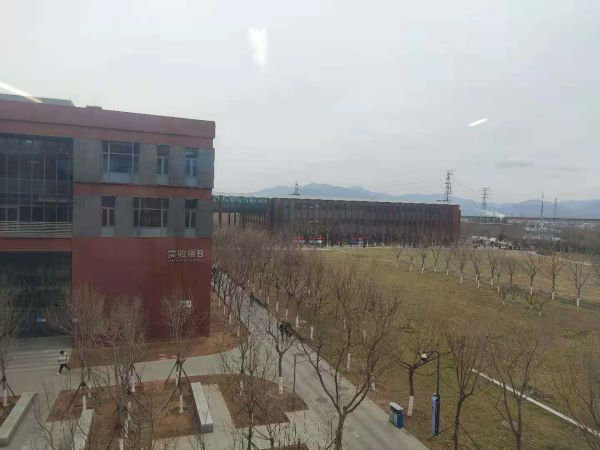
#> input picture SIFT/4.jpg, 600 x 450 px
$ python stitching.py
#> lines starting #> are read from the running program, lines starting #| are printed output that depends on the picture; after the words box and inside, x2 and y2 are one past the last pixel; in counts of white or black regions, pixels touching at a corner belong together
# @Start date : 2021/11/29

# @Last update date : 2021/11/29

# @Author : jc

# @File : stitching

# @Software: PyCharm

import cv2
import numpy as np


def cv_show(name, image):
    cv2.imshow(name, image)
    cv2.waitKey(0)
    cv2.destroyAllWindows()


def detectAndDescribe(image):
    # 将彩色图片转换成灰度图
    gray = cv2.cvtColor(image, cv2.COLOR_BGR2GRAY)
    # 建立SIFT生成器
    descriptor = cv2.SIFT_create()
    # 检测SIFT特征点，并计算描述子
    (kps, features) = descriptor.detectAndCompute(image, None)
    # 将结果转换成NumPy数组
    kps = np.float32([kp.pt for kp in kps])
    # 返回特征点集，及对应的描述特征
    return (kps, features)

def matchKeypoints(kpsA, kpsB, featuresA, featuresB, ratio = 0.75, reprojThresh = 4.0):
    # 建立暴力匹配器
    matcher = cv2.BFMatcher()
    # 使用KNN检测来自A、B图的SIFT特征匹配对，K=2
    rawMatches = matcher.knnMatch(featuresA, featuresB, 2)
    matches = []
    for m in rawMatches:
        # 当最近距离跟次近距离的比值小于ratio值时，保留此匹配对
        if len(m) == 2 and m[0].distance < m[1].distance * ratio:
        # 存储两个点在featuresA, featuresB中的索引值
            matches.append((m[0].trainIdx, m[0].queryIdx))
        # 当筛选后的匹配对大于4时，计算视角变换矩阵
    if len(matches) > 4:
        # 获取匹配对的点坐标
        ptsA = np.float32([kpsA[i] for (_, i) in matches])
        ptsB = np.float32([kpsB[i] for (i, _) in matches])
        # 计算视角变换矩阵
        (H, status) = cv2.findHomography(ptsA, ptsB, cv2.RANSAC, reprojThresh)
        # 返回结果
        return (matches, H, status)
    # 如果匹配对小于4时，返回None
    return None

def drawMatches(imageA, imageB, kpsA, kpsB, matches, status):
    # 初始化可视化图片，将A、B图左右连接到一起
    (hA, wA) = imageA.shape[:2]
    (hB, wB) = imageB.shape[:2]
    vis = np.zeros((max(hA, hB), wA + wB, 3), dtype="uint8")
    vis[0:hA, 0:wA] = imageA
    vis[0:hB, wA:] = imageB
    # 联合遍历，画出匹配对
    for ((trainIdx, queryIdx), s) in zip(matches, status):
        # 当点对匹配成功时，画到可视化图上
        if s == 1:
            # 画出匹配对
            ptA = (int(kpsA[queryIdx][0]), int(kpsA[queryIdx][1]))
            ptB = (int(kpsB[trainIdx][0]) + wA, int(kpsB[trainIdx][1]))
            cv2.line(vis, ptA, ptB, (0, 255, 0), 1)
    # cv_show("drawImg", vis)
    # 返回可视化结果
    return vis

def stitch(imageA,imageB, ratio=0.9, reprojThresh=4.0,showMatches=False):
    #检测A、B图片的SIFT关键特征点，并计算特征描述子
    (kpsA, featuresA) = detectAndDescribe(imageA)
    (kpsB, featuresB) = detectAndDescribe(imageB)
    # 匹配两张图片的所有特征点，返回匹配结果
    M = matchKeypoints(kpsA, kpsB, featuresA, featuresB, ratio, reprojThresh)
    # 如果返回结果为空，没有匹配成功的特征点，退出算法
    if M is None:
        return None
    # 否则，提取匹配结果
    # H是3x3视角变换矩阵
    (matches, H, status) = M
    # 将图片A进行视角变换，result是变换后图片
    result = cv2.warpPerspective(imageA, H, (imageA.shape[1] + imageB.shape[1], imageA.shape[0]))
    cv_show('result', result)
    # 将图片B传入result图片最左端
    result[0:imageB.shape[0], 0:imageB.shape[1]] = imageB
    cv_show('result', result)
    # 检测是否需要显示图片匹配
    if showMatches:
        # 生成匹配图片
        vis = drawMatches(imageA, imageB, kpsA, kpsB, matches, status)
        # 返回结果
        return (result, vis)
    # 返回匹配结果
    return result

if __name__ == "__main__":
    # 读取图像
    imageA = cv2.imread('4.jpg')
#> imageA is the input picture: shape (450, 600, 3); mean B, G, R 132.2, 137.3, 141
    cv_show("imageA", imageA)
    imageB = cv2.imread('3.jpg')
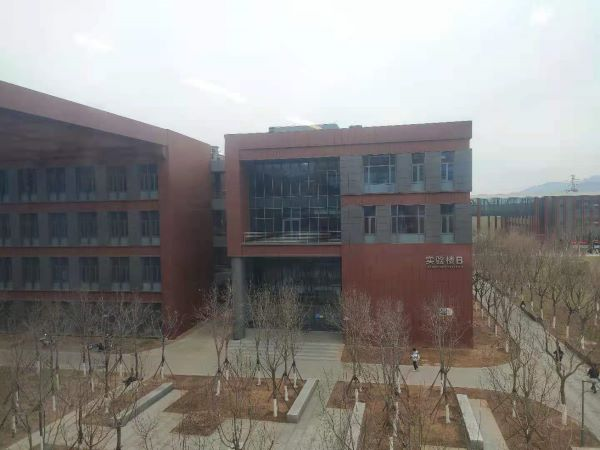
#> input picture SIFT/3.jpg, 600 x 450 px
#> imageB is the input picture: shape (450, 600, 3); mean B, G, R 132.8, 135.3, 138.3
    cv_show("imageB", imageB)
    # 计算SIFT特征点和特征向量
    (kpsA, featuresA) = detectAndDescribe(imageA)
#> in detectAndDescribe, `gray = cv2.cvtColor(image, cv2.COLOR_BGR2GRAY)`:
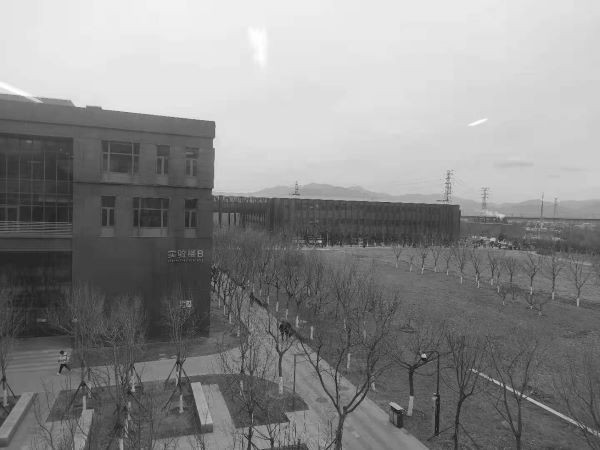
#> gray: shape (450, 600); min 17, max 255, mean 137.8
#> in detectAndDescribe, `(kps, features) = descriptor.detectAndCompute(image, None)`: kps = 659 keypoints; strongest (x, y, size): (320, 241, 1.9), (524, 396, 1.9), (519, 393, 1.8), (398, 407, 3.7)
#> in detectAndDescribe, `kps = np.float32([kp.pt for kp in kps])`: kps = 659 pairs, first value 3.07 to 594.1, second value 96.32 to 447.2
#> kpsA has the same summary as kps in detectAndDescribe
    (kpsB, featuresB) = detectAndDescribe(imageB)
#> in detectAndDescribe (call 2), `gray = cv2.cvtColor(image, cv2.COLOR_BGR2GRAY)`:
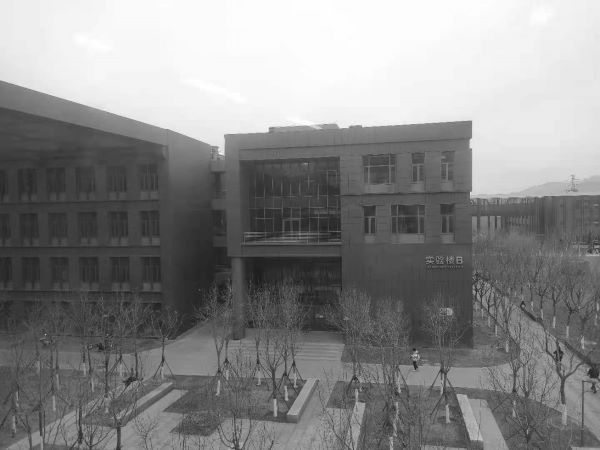
#> gray: shape (450, 600); min 20, max 255, mean 135.9
#> in detectAndDescribe (call 2), `(kps, features) = descriptor.detectAndCompute(image, None)`: kps = 701 keypoints; strongest (x, y, size): (323, 232, 155.4), (286, 399, 2.2), (221, 152, 4.8), (447, 144, 34.8)
#> in detectAndDescribe (call 2), `kps = np.float32([kp.pt for kp in kps])`: kps = 701 pairs, first value 13.62 to 595.4, second value 120.8 to 447.1
#> kpsB has the same summary as kps in detectAndDescribe
    # 基于最近邻和随机取样一致性得到一个单应性矩阵
    (matches,H,status) = matchKeypoints(kpsA, kpsB, featuresA, featuresB)
#> in matchKeypoints, `rawMatches = matcher.knnMatch(featuresA, featuresB, 2)`: rawMatches = 659 matches
#> after the loop in matchKeypoints, `for m in rawMatches:`: matches = 70 pairs, first value 30 to 653, second value 12 to 613
#> in matchKeypoints, `ptsA = np.float32([kpsA[i] for (_, i) in matches])`: ptsA = 70 pairs, first value 11.41 to 528.7, second value 101.3 to 435.6
#> in matchKeypoints, `ptsB = np.float32([kpsB[i] for (i, _) in matches])`: ptsB = 70 pairs, first value 53.8 to 564.4, second value 121.5 to 437.8
#> in matchKeypoints, `(H, status) = cv2.findHomography(ptsA, ptsB, cv2.RANSAC, reprojThresh)`: H = [[0.378, 0.0136, 281.7], [-0.258, 0.802, 51.81], [-0.00101, -5.19e-05, 1]]; status = 70 values, max 1 at index 3, min 0 at index 0, mean 0.8
    print(H)
#| [[ 3.77602010e-01  1.35630372e-02  2.81657475e+02]
#|  [-2.57587622e-01  8.02339813e-01  5.18095995e+01]
#|  [-1.01351699e-03 -5.19393294e-05  1.00000000e+00]]
    # 绘制匹配结果
    match = drawMatches(imageA, imageB, kpsA, kpsB, matches, status)
#> in drawMatches, `vis[0:hA, 0:wA] = imageA`:
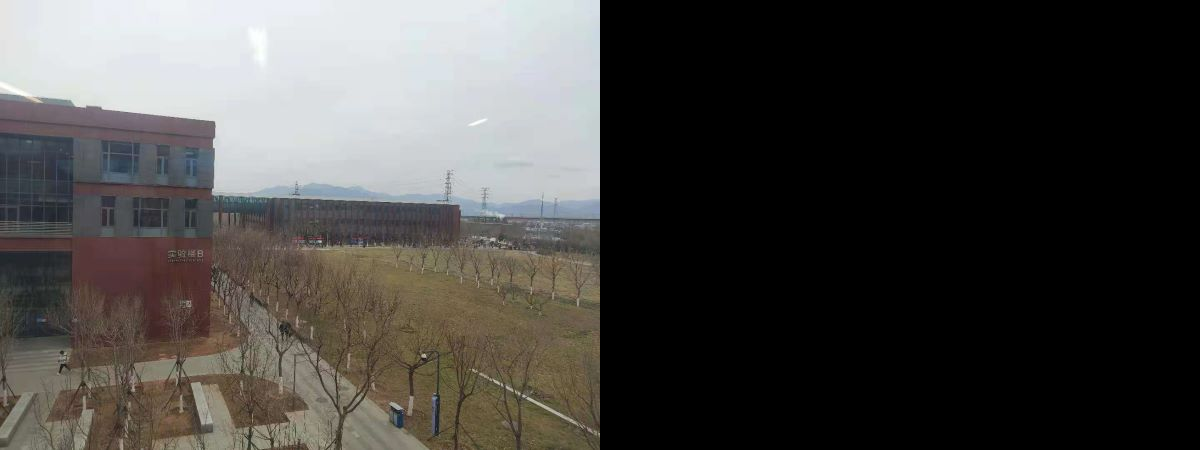
#> vis: shape (450, 1200, 3); mean B, G, R 66.1, 68.6, 70.5
#> in drawMatches, `vis[0:hB, wA:] = imageB`:
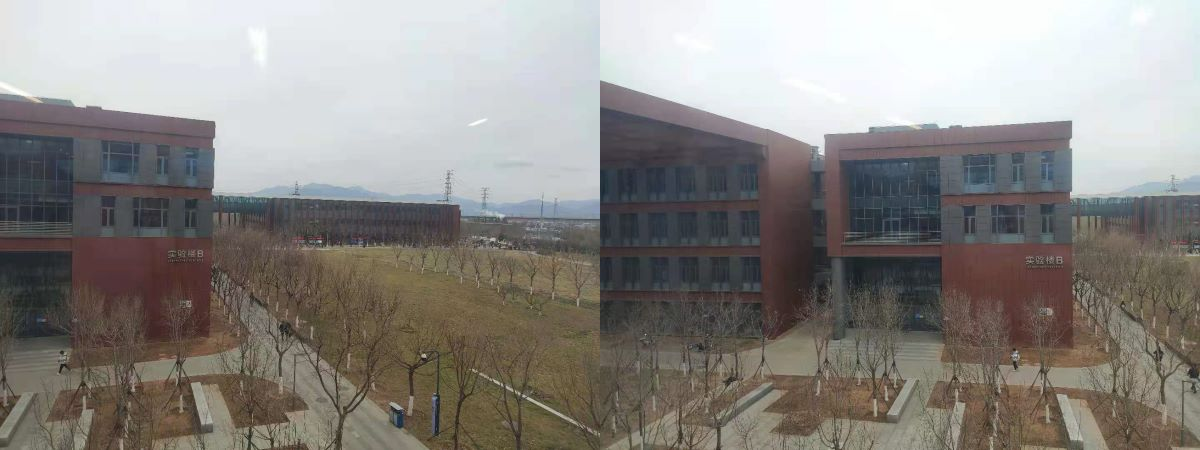
#> vis: shape (450, 1200, 3); mean B, G, R 132.5, 136.3, 139.7
#> the loop in drawMatches, `for ((trainIdx, queryIdx), s) in zip(matches, status):` made 70 passes
#> (trainIdx, queryIdx, s, ptA, ptB) on passes 4 to 15: (303, 39, [1], (59, 428), (937, 413)), (314, 52, [1], (67, 406), (942, 396)), (315, 53, [1], (67, 406), (942, 396)), (299, 56, [1], (69, 101), (935, 125)), (300, 57, [1], (69, 101), (935, 125)), (329, 63, [1], (77, 412), (951, 403)), (330, 66, [1], (82, 365), (953, 360)), (335, 69, [1], (82, 383), (954, 377)), (336, 70, [1], (82, 383), (954, 377)), (344, 77, [1], (86, 415), (959, 407)), (345, 78, [1], (86, 415), (959, 407)), (328, 81, [1], (87, 107), (950, 126))
#> (ptA, ptB) on passes 61 to 64: ((273, 199), (1144, 198)), ((276, 385), (1159, 413)), ((280, 374), (1163, 402)), ((289, 196), (1164, 193))
#> after the loop in drawMatches, `for ((trainIdx, queryIdx), s) in zip(matches, status):`:
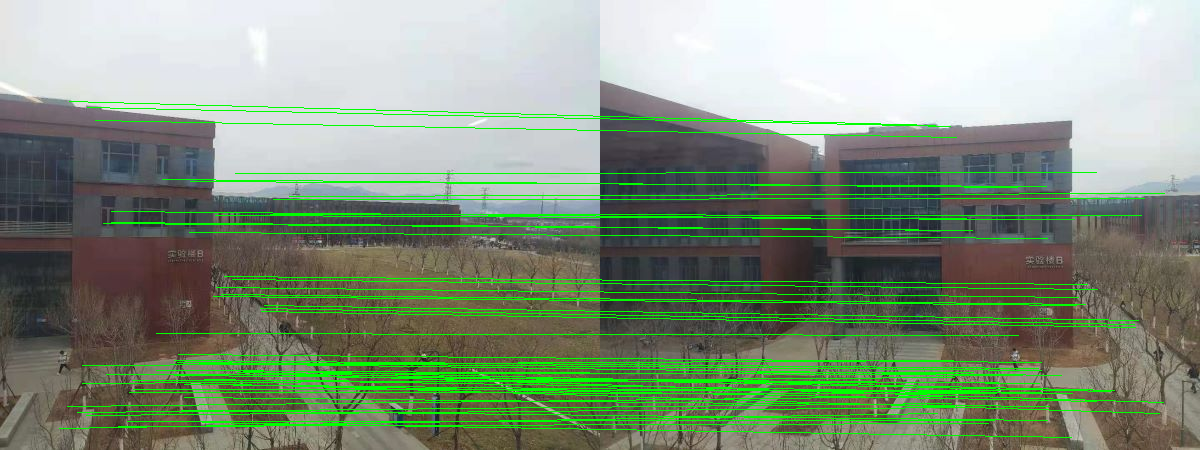
#> vis: shape (450, 1200, 3); 7.58% of pixels changed, all inside (x1, y1, x2, y2) = (59, 101, 1165, 438)
    # 拼接
    suc = stitch(imageA, imageB)
#> in detectAndDescribe (call 3), `(kps, features) = descriptor.detectAndCompute(image, None)`: kps = 659 keypoints; strongest (x, y, size): (320, 241, 1.9), (524, 396, 1.9), (519, 393, 1.8), (398, 407, 3.7)
#> in stitch, `(kpsA, featuresA) = detectAndDescribe(imageA)`: kpsA = 659 pairs, first value 3.07 to 594.1, second value 96.32 to 447.2
#> in detectAndDescribe (call 4), `(kps, features) = descriptor.detectAndCompute(image, None)`: kps = 701 keypoints; strongest (x, y, size): (323, 232, 155.4), (286, 399, 2.2), (221, 152, 4.8), (447, 144, 34.8)
#> in stitch, `(kpsB, featuresB) = detectAndDescribe(imageB)`: kpsB = 701 pairs, first value 13.62 to 595.4, second value 120.8 to 447.1
#> in stitch, `(matches, H, status) = M`: matches = 218 pairs, first value 0 to 676, second value 5 to 658; H = [[0.383, 0.0144, 281.3], [-0.255, 0.805, 51.07], [-0.00101, -4.99e-05, 1]]; status = 218 values, max 1 at index 9, min 0 at index 0, mean 0.358
#> in stitch, `result[0:imageB.shape[0], 0:imageB.shape[1]] = imageB`:
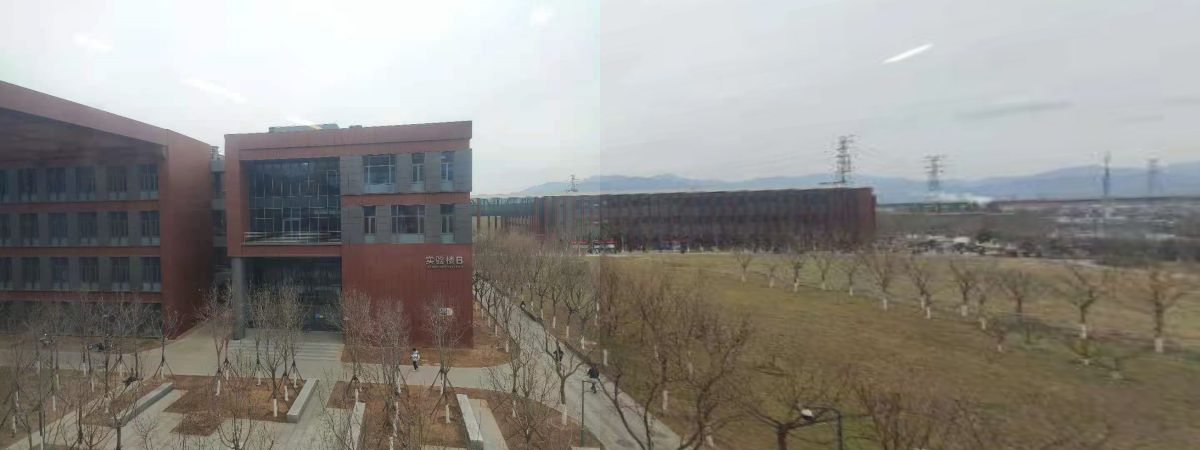
#> result: shape (450, 1200, 3); mean B, G, R 133.6, 138.7, 141.8
    cv2.imshow("match", match)
    cv2.imshow("done",suc)
    cv2.waitKey(0)
